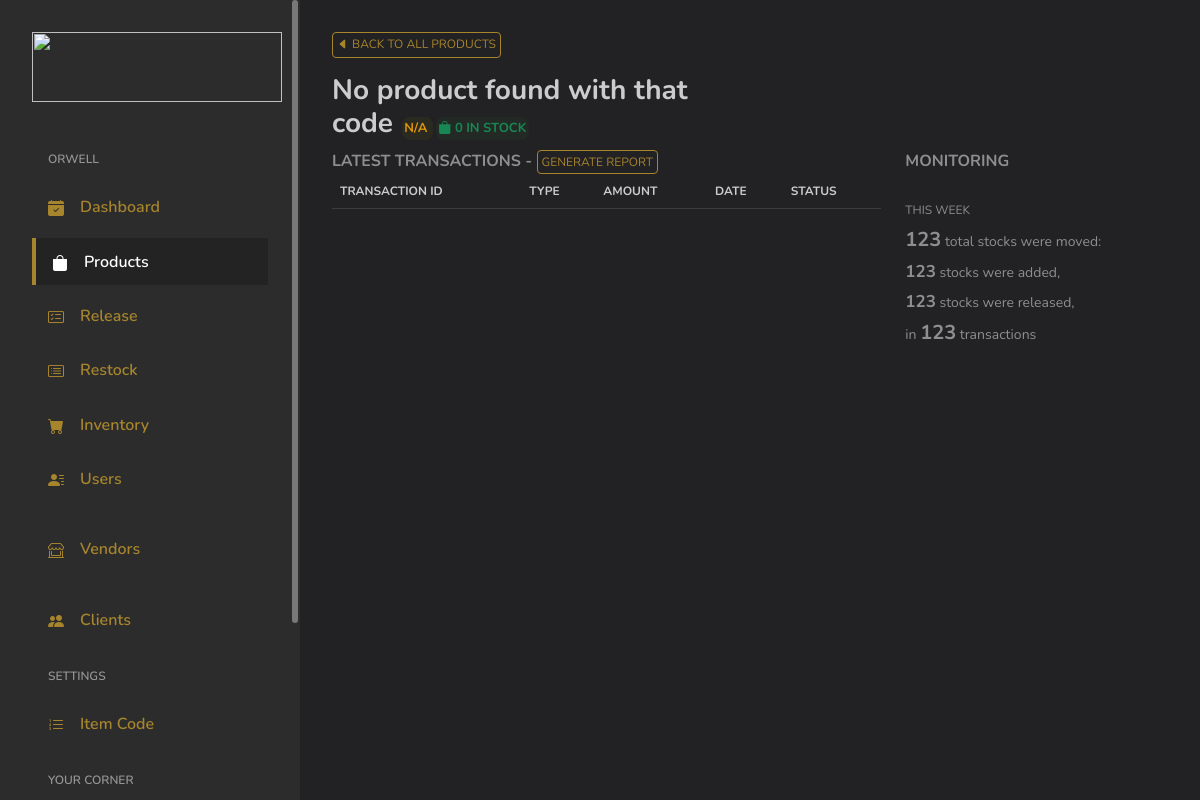
Page /admin/viewproduct?code=SND001DGFDPREMORIGS on the earlier database version.
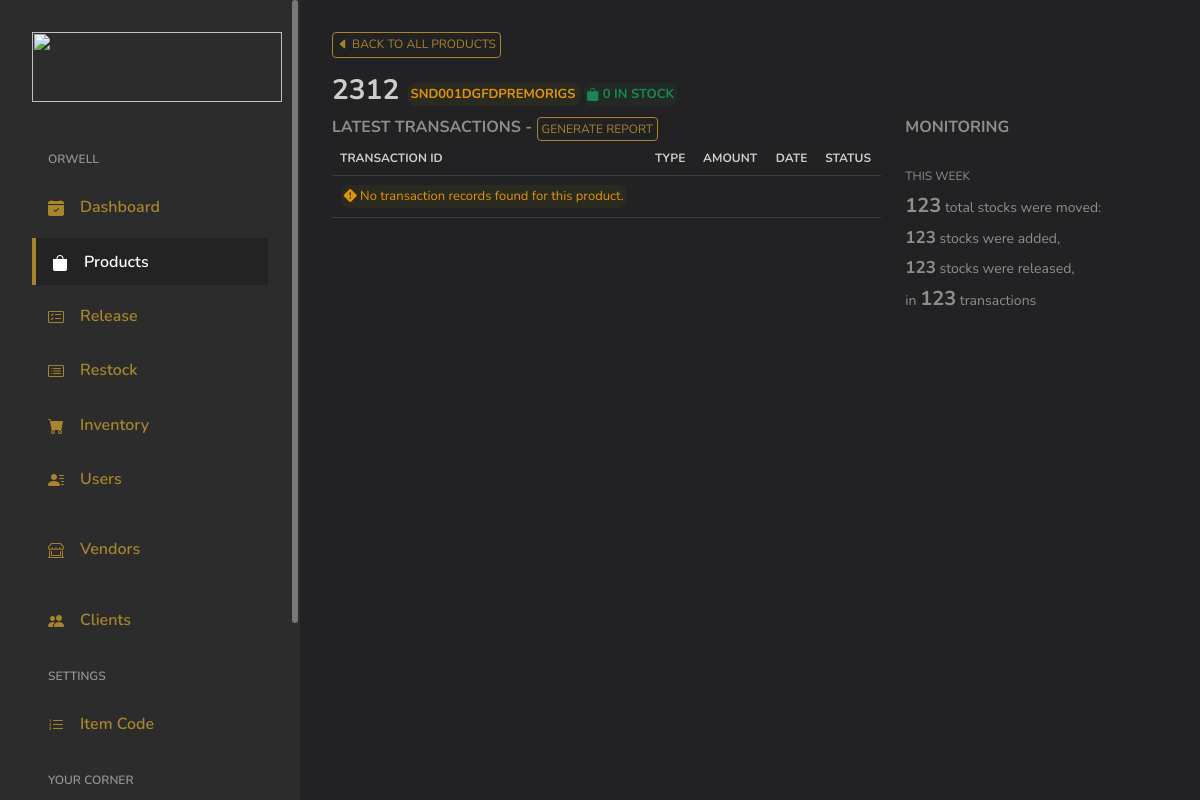
Same page on the later database version.
### tables this page shows
CREATE TABLE `products` (
  `ID` int(11) NOT NULL,
  `Code` varchar(255) DEFAULT NULL,
  `Product_Name` varchar(255) DEFAULT NULL,
  `Description` text DEFAULT NULL,
  `InStock` int(255) DEFAULT 0,
  `Released` int(255) DEFAULT 0,
  `Product_Category` varchar(255) DEFAULT NULL,
  `Product_Weight` varchar(255) DEFAULT NULL,
  `Price_PerItem` varchar(255) DEFAULT NULL,
  `Cost_PerItem` varchar(255) DEFAULT NULL,
  `DateAdded` varchar(255) DEFAULT NULL,
  `PriceSelling` varchar(255) DEFAULT '0',
  `Barcode_Images` varchar(255) DEFAULT NULL,
  `Status` int(11) DEFAULT NULL COMMENT '1 = added\r\n2 = archive\r\n3 = removed'
);

### application/controllers/Admin.php (called while the page is built, shortened)
<?php
class Admin extends MY_Controller {
	public $globalData = [];
	public function __construct()
	{
		$this->load->model('Model_Selects');
		$this->load->model('Model_Security');
		$this->load->model('Model_Inserts');
		$this->load->model('Model_Logbook');
	}
	public function view_product()
	{
		$data = [];
		$data = array_merge($data, $this->globalData);
		$header['pageTitle'] = 'Products';
		$data['globalHeader'] = $this->load->view('main/globals/header', $header);
		$this->load->view('admin/view_product', $data);
	}
}

### index.php (called while the page is built, shortened)
<?php
require_once BASEPATH.'core/CodeIgniter.php';

### application/models/Model_Selects.php (called while the page is built, shortened)
<?php
class Model_Selects extends CI_Model {
	public function GetProductByCode($code)
	{
		$this->db->select('*');
		$this->db->where('Code', $code);
		$result = $this->db->get('products');
		return $result;
	}
	public function GetTransactionsByCode($code)
	{
		$this->db->select('*');
		$this->db->where('Code', $code);
		$this->db->order_by('ID', 'desc');
		$result = $this->db->get('products_transactions');
		return $result;
	}
}

### application/views/admin/view_product.php (the view, shortened to what the changed rows need)
<?php
$code = 'N/A';
if ($this->input->get('code')) {
	$code = $this->input->get('code');
}
$productDescription = 'No product found with that code';
$productCode = 'N/A';
$inStocks = 0;
$getProductByCode = $this->Model_Selects->GetProductByCode($code);
if ($getProductByCode->num_rows() > 0) {
	foreach($getProductByCode->result_array() as $row) {
		$productDescription = $row['Description'];
		$productCode = $row['Code'];
		$inStocks = $row['InStock'];
	}
}
$getTransactionsByCode = $this->Model_Selects->GetTransactionsByCode($code);
?>
</head>
<body>
<div id="app">
	<div id="main">
		<div class="page-heading">
			<div class="page-title">
				<div class="row">
					<div class="col-12 col-md-6">
						<h3><?=$productDescription;?>
							<span class="text-center info-banner-sm">
								<?=$productCode;?>
							</span>
							<span class="text-center success-banner-sm">
								<i class="bi bi-bag-fill"></i> <?=$inStocks;?> IN STOCK
							</span>
						</h3>
					</div>
				</div>
			</div>
			<section class="section">
				<div class="row">
					<div class="col-sm-12 col-lg-8">
						<div class="table-responsive">
							<table id="productsTable" class="table">
								<thead style="font-size: 12px;">
									<th>TRANSACTION ID</th>
									<th>TYPE</th>
									<th>AMOUNT</th>
									<th>DATE</th>
									<TH>STATUS</TH>
								</thead>
								<tbody>
									<?php
									if ($getProductByCode->num_rows() > 0):
										if ($getTransactionsByCode->num_rows() > 0):
											foreach ($getTransactionsByCode->result_array() as $row):
												$typeText = '<span class="text-primary"><i class="bi bi-arrow-down-left-square"></i> Restock</span>';
												if ($row['Type'] == 1) {
													$typeText = '<span class="text-info"><i class="bi bi-arrow-up-right-square"></i> Released</span>';
												}?>
												<tr data-transactionid="<?=$row['TransactionID'];?>">
													<td>
														<?=$row['TransactionID'];?>
													</td>
													<td>
														<?=$typeText;?>
													</td>
													<td>
														<?=$row['Amount'];?>
													</td>
													<td>
														<?=$row['Date'];?>
													</td>
													<td>
														<?php
														switch ($row['Status']) {
															case '0':
																echo '<span class="text-center info-banner-sm">
																		<i class="bi bi-asterisk"></i>&nbsp;Pending Approval
																	</span>';
																break;
															case '1':
																echo '<span class="text-center success-banner-sm">
																		<i class="bi bi-check-circle-fill"></i>&nbsp;Approved
																	</span>';
																break;
															default:
																echo "";
																break;
														}
														?>
													</td>
												</tr>
											<?php endforeach;
										else: ?>
											<tr>
												<td>
													<span class="info-banner-sm">
														<i class="bi bi-exclamation-diamond-fill"></i> No transaction records found for this product.
													</span>
												</td>
												<td>
												</td>
												<td>
												</td>
												<td>
												</td>
												<td>
												</td>
											</tr>
										<?php endif;
									endif; ?>
								</tbody>
							</table>
						</div>
					</div>
				</div>
			</section>
		</div>
	</div>
</div>
</body>
</html>

Differences in the rows shown:
added products: Description "2312", Code "SND001DGFDPREMORIGS", InStock "0"
Other differences:
$productDescription: "No product found with that code" → (not shown)
$productCode: "N/A" → (not shown)
$inStocks: "0" → (not shown)
text now shown: "No transaction records found for this product."
